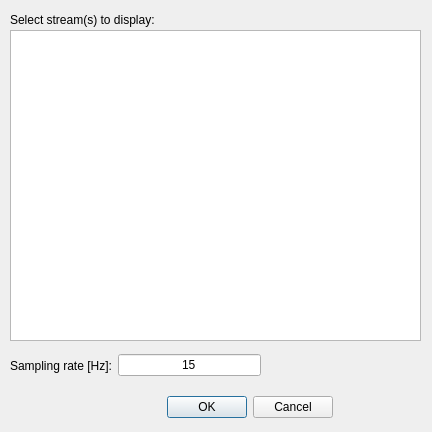
<?xml version="1.0" encoding="UTF-8"?>
<ui version="4.0">
 <class>Dialog</class>
 <widget class="QDialog" name="Dialog">
  <property name="windowModality">
   <enum>Qt::WindowModal</enum>
  </property>
  <property name="geometry">
   <rect>
    <x>0</x>
    <y>0</y>
    <width>432</width>
    <height>432</height>
   </rect>
  </property>
  <property name="sizePolicy">
   <sizepolicy hsizetype="Fixed" vsizetype="Fixed">
    <horstretch>0</horstretch>
    <verstretch>0</verstretch>
   </sizepolicy>
  </property>
  <property name="minimumSize">
   <size>
    <width>432</width>
    <height>432</height>
   </size>
  </property>
  <property name="maximumSize">
   <size>
    <width>432</width>
    <height>432</height>
   </size>
  </property>
  <property name="windowTitle">
   <string>Stream visualizer</string>
  </property>
  <property name="locale">
   <locale language="English" country="UnitedStates"/>
  </property>
  <widget class="QDialogButtonBox" name="buttonBox">
   <property name="geometry">
    <rect>
     <x>100</x>
     <y>390</y>
     <width>233</width>
     <height>34</height>
    </rect>
   </property>
   <property name="orientation">
    <enum>Qt::Horizontal</enum>
   </property>
   <property name="standardButtons">
    <set>QDialogButtonBox::Cancel|QDialogButtonBox::Ok</set>
   </property>
  </widget>
  <widget class="QLabel" name="label">
   <property name="geometry">
    <rect>
     <x>10</x>
     <y>10</y>
     <width>411</width>
     <height>19</height>
    </rect>
   </property>
   <property name="text">
    <string>Select stream(s) to display:</string>
   </property>
  </widget>
  <widget class="QListWidget" name="listStreams">
   <property name="geometry">
    <rect>
     <x>10</x>
     <y>30</y>
     <width>411</width>
     <height>311</height>
    </rect>
   </property>
   <property name="alternatingRowColors">
    <bool>true</bool>
   </property>
   <property name="selectionMode">
    <enum>QAbstractItemView::MultiSelection</enum>
   </property>
  </widget>
  <widget class="QWidget" name="horizontalLayoutWidget">
   <property name="geometry">
    <rect>
     <x>10</x>
     <y>350</y>
     <width>251</width>
     <height>31</height>
    </rect>
   </property>
   <layout class="QHBoxLayout" name="horizontalLayout">
    <item>
     <widget class="QLabel" name="samplingRateLabel">
      <property name="text">
       <string>Sampling rate [Hz]:</string>
      </property>
     </widget>
    </item>
    <item>
     <widget class="QLineEdit" name="samplingRateEdit">
      <property name="text">
       <string>15</string>
      </property>
      <property name="alignment">
       <set>Qt::AlignCenter</set>
      </property>
     </widget>
    </item>
   </layout>
  </widget>
 </widget>
 <resources/>
 <connections>
  <connection>
   <sender>buttonBox</sender>
   <signal>accepted()</signal>
   <receiver>Dialog</receiver>
   <slot>accept()</slot>
   <hints>
    <hint type="sourcelabel">
     <x>248</x>
     <y>254</y>
    </hint>
    <hint type="destinationlabel">
     <x>157</x>
     <y>274</y>
    </hint>
   </hints>
  </connection>
  <connection>
   <sender>buttonBox</sender>
   <signal>rejected()</signal>
   <receiver>Dialog</receiver>
   <slot>reject()</slot>
   <hints>
    <hint type="sourcelabel">
     <x>316</x>
     <y>260</y>
    </hint>
    <hint type="destinationlabel">
     <x>286</x>
     <y>274</y>
    </hint>
   </hints>
  </connection>
 </connections>
</ui>
